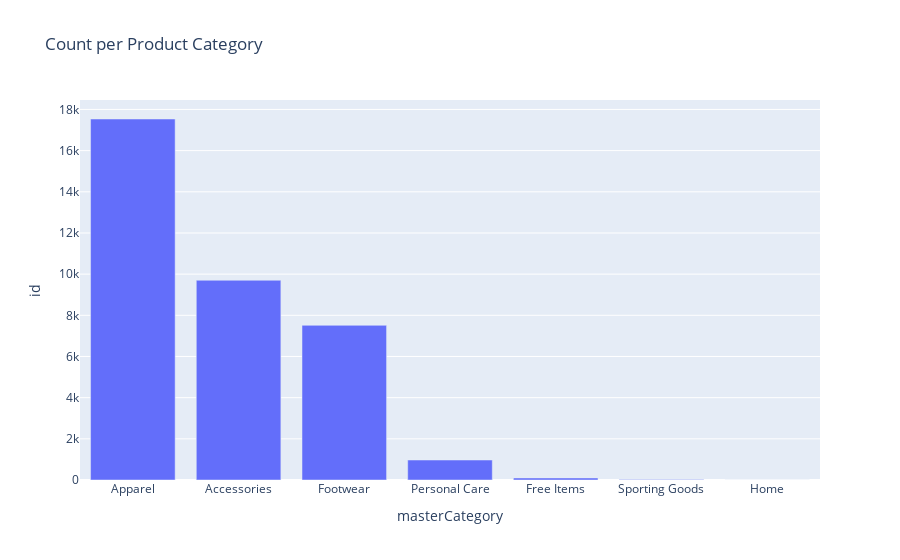

The code cell stored with this chart in its notebook:
### Markdown cell above
# analísis descriptivo

### Code cell
fig = px.bar(styles_df_clean.groupby('masterCategory').count().reset_index(), x='masterCategory',y='id',title='Count per Product Category')
fig.update_layout(barmode='stack', xaxis={'categoryorder':'total descending'})

### Figure 1 — Plotly figure (JSON) as saved in the notebook; plotly's stock layout.template omitted (floating-point values rounded to 4 significant figures)
{"data": [{"alignmentgroup": "True", "hovertemplate": "masterCategory=%{x}<br>id=%{y}<extra></extra>", "legendgroup": "", "marker": {"color": "#636efa", "pattern": {"shape": ""}}, "name": "", "offsetgroup": "", "orientation": "v", "showlegend": false, "textposition": "auto", "type": "bar", "x": ["Accessories", "Apparel", "Footwear", "Free Items", "Home", "Personal Care", "Sporting Goods"], "xaxis": "x", "y": [9703, 17536, 7514, 98, 1, 971, 21], "yaxis": "y"}], "layout": {"barmode": "stack", "legend": {"tracegroupgap": 0}, "title": {"text": "Count per Product Category"}, "xaxis": {"anchor": "y", "categoryorder": "total descending", "domain": [0, 1], "title": {"text": "masterCategory"}}, "yaxis": {"anchor": "x", "domain": [0, 1], "title": {"text": "id"}}}}
